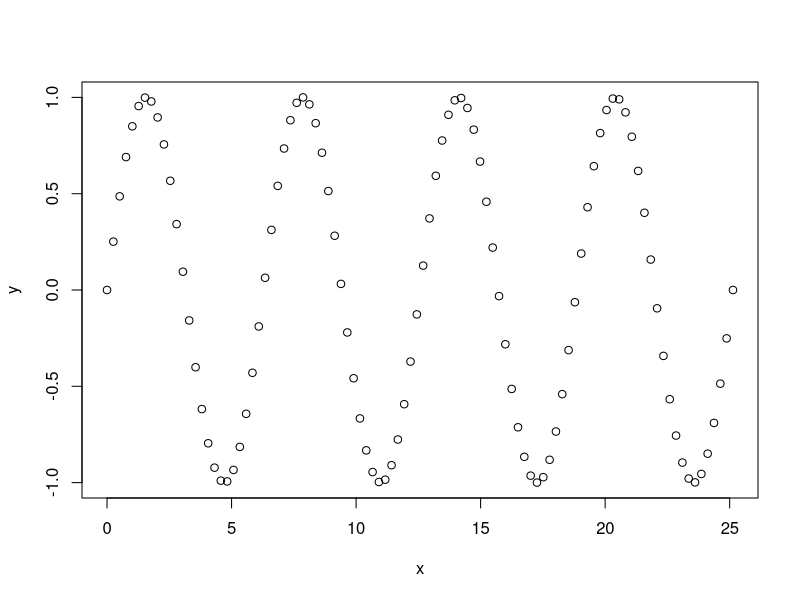
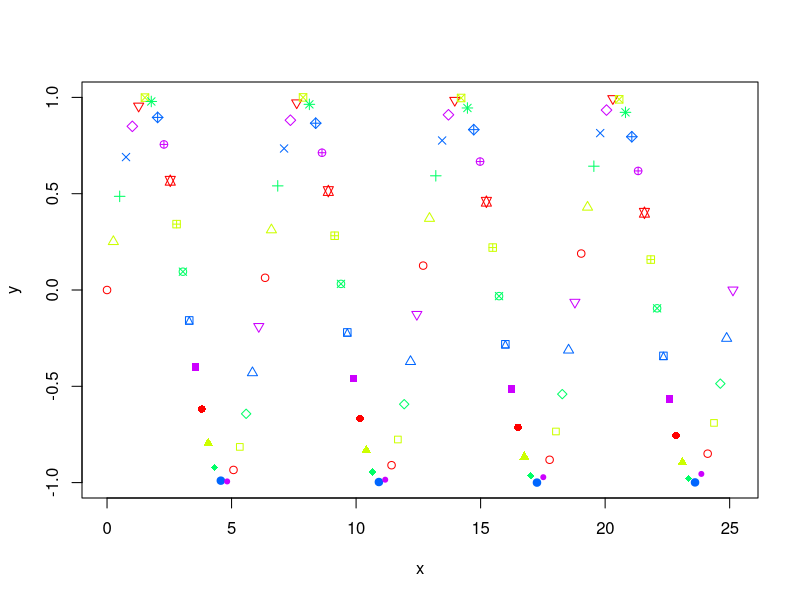
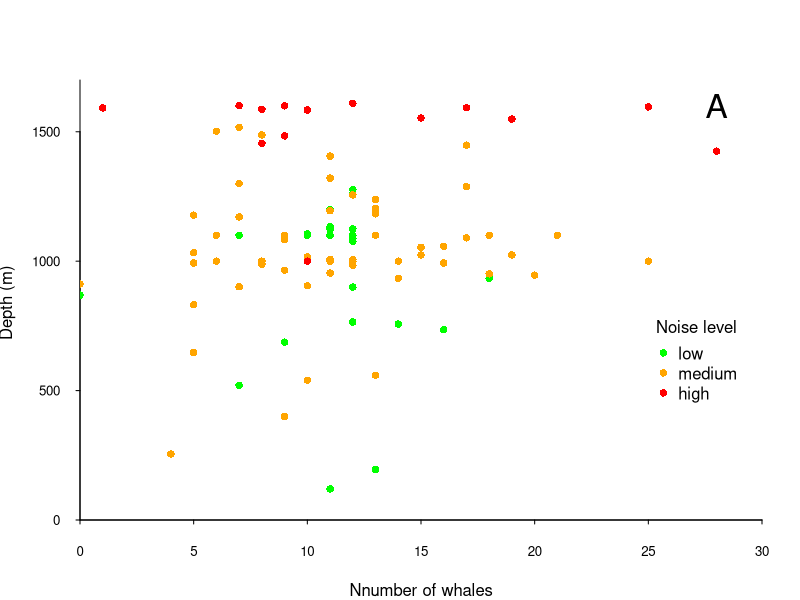

Write the R code that produced these figures, in order.
## ---- chunk 1
x <- seq(0,8*pi,length.out=100)
y <- sin(x)
## ---- chunk 2
plot(x,y)

## ---- chunk 3
fancy1 = plot(x,y, pch = 1:25, col=rainbow(5))

fancy1

## ---- chunk 4
whale = read.csv("whaledata.csv")
## ---- chunk 5
par(mar = c(4.0, 4.0, 4.0, 1.9), xaxs="i", yaxs="i")
plot(whale$number.whales, whale$depth,
       type = "n",
       xlab = "Nnumber of whales",
       ylab = expression(paste("Depth (m) ")),
       xlim = c(0, 30), ylim = c(0, 1700), bty = "l",
       las = 1, cex.axis = 0.8, tcl = -0.2)
points(x = whale$number.whales[whale$water.noise == "low"],
       y = whale$depth[whale$water.noise == "low"],
       pch = 16, col = "green")
points(x = whale$number.whales[whale$water.noise == "medium"],
       y = whale$depth[whale$water.noise == "medium"],
       pch = 16, col = "orange")
points(x = whale$number.whales[whale$water.noise == "high"],
       y = whale$depth[whale$water.noise == "high"],
       pch = 16, col = "red")
text(x = 28, y = 1600, label = "A", cex = 2)
leg_cols <- c("green", "orange", "red")
leg_sym <- c(16, 16, 16)
leg_lab <- c("low", "medium", "high")

legend(x = 25, y = 800, col = leg_cols, pch = leg_sym, 
        legend = leg_lab, bty = "n", 
        title = "Noise level")
